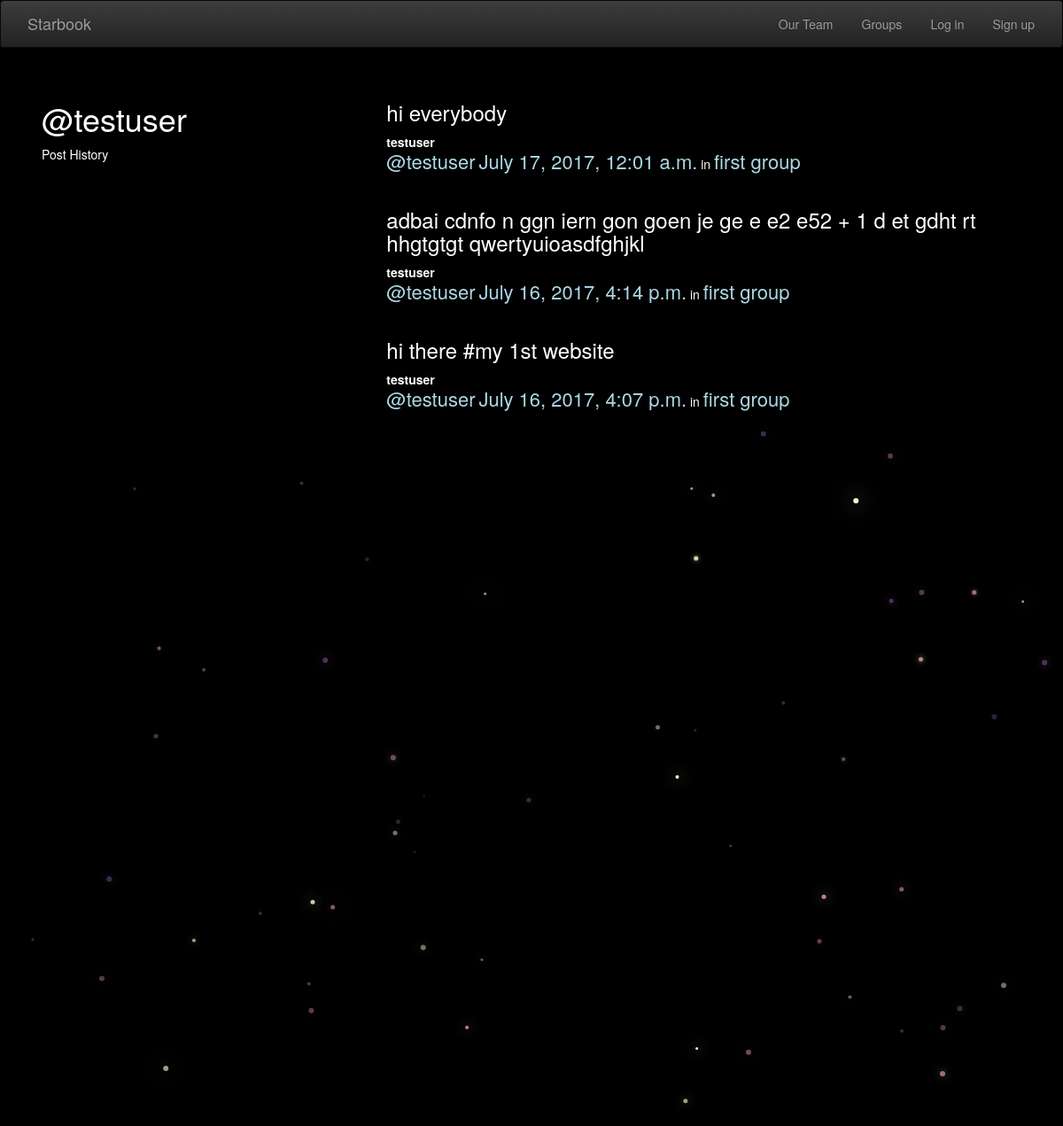
Screenshot of /posts/by/testuser/ with the database file from the repository.
### posts/models.py (models this page shows, shortened)
class Post(models.Model):
    user = models.ForeignKey(User, related_name="posts")
    created_at = models.DateTimeField(auto_now=True)
    message = models.TextField()
    message_html = models.TextField(editable=False)
    group = models.ForeignKey(Group, related_name="posts",null=True, blank=True)
    class Meta:
        ordering = ["-created_at"]
        unique_together = ["user", "message"]

### groups/models.py (models this page shows, shortened)
class Group(models.Model):
    name = models.CharField(max_length=255, unique=True)
    slug = models.SlugField(allow_unicode=True, unique=True)
    description = models.TextField(blank=True, default='')
    description_html = models.TextField(editable=False, default='', blank=True)
    members = models.ManyToManyField(User,through="GroupMember")
    class Meta:
        ordering = ["name"]

### posts/views.py (the view)
# urls.py: url(r"by/(?P<username>[-\w]+)/$",views.UserPosts.as_view(),name="for_user"),
class UserPosts(generic.ListView):
    model = models.Post
    template_name = "posts/user_post_list.html"
    def get_queryset(self):
        try:
            self.post_user = User.objects.prefetch_related("posts").get(
                username__iexact=self.kwargs.get("username")
            )
        except User.DoesNotExist:
            raise Http404
        else:
            return self.post_user.posts.all()
    def get_context_data(self, **kwargs):
        context = super().get_context_data(**kwargs)
        context["post_user"] = self.post_user
        return context

### posts/templates/posts/user_post_list.html
{% extends "posts/post_base.html" %}
{% block prepost %}
<div class="col-md-4">
	<h1>@{{ post_user.username }}</h1>
	<p>Post History</p>
</div>
{% endblock %}
{% block post_content %}
<div class="col-md-8">
	{% for post in post_list %}
		{% include "posts/_post.html" %}
	{% endfor %}
</div>
{% endblock %}

### posts/templates/posts/_post.html (shortened to what this page needs)
<div class="post media">
	<h3>{{ post.message_html|safe }}</h3>
	<div class="media-body">
		<strong><span style="color:white;">{{ post.user.username }}</span></strong>
		<h5 class="media-heading">
			<span class="username"><a href="{% url 'posts:for_user' username=post.user.username %}"><span style="color:#ADD8E6;">@{{ post.user.username }}</span></a></span>
			<time class="time"><a href="{% url 'posts:single' username=post.user.username pk=post.pk %}"><span style="color:#ADD8E6;">{{ post.created_at }}</span></a></time>
			{% if post.group %}
			<span class="group-name">in <a href="#"><span style="color:#ADD8E6;">{{ post.group.name }}</span></a></span>
			{% endif %}
		</h5>
	</div>
</div>

### static/simplesocial/css/master.css (style rules this page uses)
body { margin: 0; overflow: hidden; background-color:black; color:white; }

### static/simplesocial/css/info.css (style rules this page uses)
a { text-decoration: none; font-size: 22px; color: black; }

### rows the page displays
Post: message_html "hi everybody", user.username "testuser", created_at "July 17, 2017, 12:01 a.m.", group.name "first group"
Post: message_html "adbai cdnfo n ggn iern gon goen je ge e e2 e52 + 1 d et gdht rt hhgtgtgt qwertyuioasdfghjkl", user.username "testuser", created_at "July 16, 2017, 4:14 p.m.", group.name "first group"
Post: message_html "hi there #my 1st website", user.username "testuser", created_at "July 16, 2017, 4:07 p.m.", group.name "first group"

### other values shown
{{ post_user.username }} "testuser"
